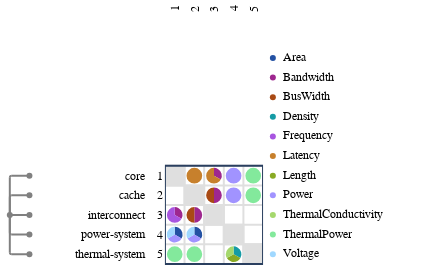

Source (notebook cell):
### Code cell
from ragraph.io.esl import from_esl
graph = from_esl(["./esl"])

import raesl.plot
figure = raesl.plot.mdm(
    graph,
    node_kinds=["component"],
)
figure.write_image("figures/dsm_components.svg")
figure.show()

### Figure 1 — Plotly figure (JSON) as saved in the notebook; plotly's stock layout.template omitted (floating-point values rounded to 4 significant figures)
{"data": [{"hoverinfo": "skip", "marker": {"color": "#FFFFFF", "line": {"color": "#FFFFFF"}}, "mode": "markers", "showlegend": false, "type": "scatter", "x": [0.5], "xaxis": "x", "y": [0.5], "yaxis": "y"}, {"hoverinfo": "skip", "marker": {"color": "#FFFFFF", "line": {"color": "#FFFFFF"}}, "mode": "markers", "showlegend": false, "type": "scatter", "x": [0.5], "xaxis": "x2", "y": [0.5], "yaxis": "y2"}, {"hoverinfo": "skip", "marker": {"color": "#FFFFFF", "line": {"color": "#FFFFFF"}}, "mode": "markers", "showlegend": false, "type": "scatter", "x": [0.5], "xaxis": "x3", "y": [0.5], "yaxis": "y3"}, {"hoverinfo": "skip", "marker": {"color": "#FFFFFF", "line": {"color": "#FFFFFF"}}, "mode": "markers", "showlegend": false, "type": "scatter", "x": [0.5], "xaxis": "x5", "y": [0.5], "yaxis": "y5"}, {"customdata": [{"data": "world.core", "pointtype": "tree_node"}, {"data": "world.cache", "pointtype": "tree_node"}, {"data": "world.interconnect", "pointtype": "tree_node"}, {"data": "world.power-system", "pointtype": "tree_node"}, {"data": "world.thermal-system", "pointtype": "tree_node"}, {"data": "world", "pointtype": "tree_node"}], "hoverinfo": "text", "marker": {"color": "gray"}, "mode": "markers", "showlegend": false, "text": ["world.core", "world.cache", "world.interconnect", "world.power-system", "world.thermal-system", "world"], "type": "scatter", "x": [1, 1, 1, 1, 1, 0], "xaxis": "x6", "y": [4.5, 3.5, 2.5, 1.5, 0.5, 2.5], "yaxis": "y6"}, {"customdata": [{"source": "world.core", "target": "world.interconnect"}], "hoverinfo": "text", "marker": {"color": "#ffffff"}, "mode": "markers", "showlegend": false, "text": ["source: world.core<br>target: world.interconnect<br>Bandwidth: 1.0", "source: world.core<br>target: world.interconnect<br>Frequency: 2.0"], "type": "scatter", "x": [0.6732, 0.3268], "xaxis": "x9", "y": [2.6, 2.4], "yaxis": "y9"}, {"customdata": [{"source": "world.core", "target": "world.power-system"}], "hoverinfo": "text", "marker": {"color": "#ffffff"}, "mode": "markers", "showlegend": false, "text": ["source: world.core<br>target: world.power-system<br>Area: 1.0", "source: world.core<br>target: world.power-system<br>Power: 1.0", "source: world.core<br>target: world.power-system<br>Voltage: 1.0"], "type": "scatter", "x": [0.6732, 0.5, 0.3268], "xaxis": "x9", "y": [1.6, 1.3, 1.6], "yaxis": "y9"}, {"customdata": [{"source": "world.core", "target": "world.thermal-system"}], "hoverinfo": "text", "marker": {"color": "#ffffff"}, "mode": "markers", "showlegend": false, "text": ["source: world.core<br>target: world.thermal-system<br>ThermalPower: 1.0"], "type": "scatter", "x": [0.5], "xaxis": "x9", "y": [0.3], "yaxis": "y9"}, {"customdata": [{"source": "world.cache", "target": "world.core"}], "hoverinfo": "text", "marker": {"color": "#ffffff"}, "mode": "markers", "showlegend": false, "text": ["source: world.cache<br>target: world.core<br>Latency: 2.0"], "type": "scatter", "x": [1.5], "xaxis": "x9", "y": [4.3], "yaxis": "y9"}, {"customdata": [{"source": "world.cache", "target": "world.interconnect"}], "hoverinfo": "text", "marker": {"color": "#ffffff"}, "mode": "markers", "showlegend": false, "text": ["source: world.cache<br>target: world.interconnect<br>Bandwidth: 1.0", "source: world.cache<br>target: world.interconnect<br>BusWidth: 1.0"], "type": "scatter", "x": [1.7, 1.3], "xaxis": "x9", "y": [2.5, 2.5], "yaxis": "y9"}, {"customdata": [{"source": "world.cache", "target": "world.power-system"}], "hoverinfo": "text", "marker": {"color": "#ffffff"}, "mode": "markers", "showlegend": false, "text": ["source: world.cache<br>target: world.power-system<br>Area: 1.0", "source: world.cache<br>target: world.power-system<br>Power: 1.0", "source: world.cache<br>target: world.power-system<br>Voltage: 1.0"], "type": "scatter", "x": [1.673, 1.5, 1.327], "xaxis": "x9", "y": [1.6, 1.3, 1.6], "yaxis": "y9"}, {"customdata": [{"source": "world.cache", "target": "world.thermal-system"}], "hoverinfo": "text", "marker": {"color": "#ffffff"}, "mode": "markers", "showlegend": false, "text": ["source: world.cache<br>target: world.thermal-system<br>ThermalPower: 1.0"], "type": "scatter", "x": [1.5], "xaxis": "x9", "y": [0.3], "yaxis": "y9"}, {"customdata": [{"source": "world.interconnect", "target": "world.core"}], "hoverinfo": "text", "marker": {"color": "#ffffff"}, "mode": "markers", "showlegend": false, "text": ["source: world.interconnect<br>target: world.core<br>Bandwidth: 1.0", "source: world.interconnect<br>target: world.core<br>Latency: 2.0"], "type": "scatter", "x": [2.673, 2.327], "xaxis": "x9", "y": [4.6, 4.4], "yaxis": "y9"}, {"customdata": [{"source": "world.interconnect", "target": "world.cache"}], "hoverinfo": "text", "marker": {"color": "#ffffff"}, "mode": "markers", "showlegend": false, "text": ["source: world.interconnect<br>target: world.cache<br>Bandwidth: 1.0", "source: world.interconnect<br>target: world.cache<br>BusWidth: 1.0"], "type": "scatter", "x": [2.7, 2.3], "xaxis": "x9", "y": [3.5, 3.5], "yaxis": "y9"}, {"customdata": [{"source": "world.power-system", "target": "world.core"}], "hoverinfo": "text", "marker": {"color": "#ffffff"}, "mode": "markers", "showlegend": false, "text": ["source: world.power-system<br>target: world.core<br>Power: 1.0"], "type": "scatter", "x": [3.5], "xaxis": "x9", "y": [4.3], "yaxis": "y9"}, {"customdata": [{"source": "world.power-system", "target": "world.cache"}], "hoverinfo": "text", "marker": {"color": "#ffffff"}, "mode": "markers", "showlegend": false, "text": ["source: world.power-system<br>target: world.cache<br>Power: 1.0"], "type": "scatter", "x": [3.5], "xaxis": "x9", "y": [3.3], "yaxis": "y9"}, {"customdata": [{"source": "world.power-system", "target": "world.thermal-system"}], "hoverinfo": "text", "marker": {"color": "#ffffff"}, "mode": "markers", "showlegend": false, "text": ["source: world.power-system<br>target: world.thermal-system<br>Density: 1.0", "source: world.power-system<br>target: world.thermal-system<br>Length: 1.0", "source: world.power-system<br>target: world.thermal-system<br>ThermalConductivity: 1.0"], "type": "scatter", "x": [3.673, 3.5, 3.327], "xaxis": "x9", "y": [0.6, 0.3, 0.6], "yaxis": "y9"}, {"customdata": [{"source": "world.thermal-system", "target": "world.core"}], "hoverinfo": "text", "marker": {"color": "#ffffff"}, "mode": "markers", "showlegend": false, "text": ["source: world.thermal-system<br>target: world.core<br>ThermalPower: 2.0"], "type": "scatter", "x": [4.5], "xaxis": "x9", "y": [4.3], "yaxis": "y9"}, {"customdata": [{"source": "world.thermal-system", "target": "world.cache"}], "hoverinfo": "text", "marker": {"color": "#ffffff"}, "mode": "markers", "showlegend": false, "text": ["source: world.thermal-system<br>target: world.cache<br>ThermalPower: 2.0"], "type": "scatter", "x": [4.5], "xaxis": "x9", "y": [3.3], "yaxis": "y9"}, {"hoverinfo": "text", "marker": {"color": "#2351a3"}, "mode": "markers", "showlegend": false, "text": ["Area"], "type": "scatter", "x": [0.5], "xaxis": "x10", "y": [10.5], "yaxis": "y10"}, {"hoverinfo": "text", "marker": {"color": "#9e278f"}, "mode": "markers", "showlegend": false, "text": ["Bandwidth"], "type": "scatter", "x": [0.5], "xaxis": "x10", "y": [9.5], "yaxis": "y10"}, {"hoverinfo": "text", "marker": {"color": "#a94a14"}, "mode": "markers", "showlegend": false, "text": ["BusWidth"], "type": "scatter", "x": [0.5], "xaxis": "x10", "y": [8.5], "yaxis": "y10"}, {"hoverinfo": "text", "marker": {"color": "#159ba5"}, "mode": "markers", "showlegend": false, "text": ["Density"], "type": "scatter", "x": [0.5], "xaxis": "x10", "y": [7.5], "yaxis": "y10"}, {"hoverinfo": "text", "marker": {"color": "#a855e0"}, "mode": "markers", "showlegend": false, "text": ["Frequency"], "type": "scatter", "x": [0.5], "xaxis": "x10", "y": [6.5], "yaxis": "y10"}, {"hoverinfo": "text", "marker": {"color": "#c7802c"}, "mode": "markers", "showlegend": false, "text": ["Latency"], "type": "scatter", "x": [0.5], "xaxis": "x10", "y": [5.5], "yaxis": "y10"}, {"hoverinfo": "text", "marker": {"color": "#89aa24"}, "mode": "markers", "showlegend": false, "text": ["Length"], "type": "scatter", "x": [0.5], "xaxis": "x10", "y": [4.5], "yaxis": "y10"}, {"hoverinfo": "text", "marker": {"color": "#a193ff"}, "mode": "markers", "showlegend": false, "text": ["Power"], "type": "scatter", "x": [0.5], "xaxis": "x10", "y": [3.5], "yaxis": "y10"}, {"hoverinfo": "text", "marker": {"color": "#a5d86d"}, "mode": "markers", "showlegend": false, "text": ["ThermalConductivity"], "type": "scatter", "x": [0.5], "xaxis": "x10", "y": [2.5], "yaxis": "y10"}, {"hoverinfo": "text", "marker": {"color": "#83e99c"}, "mode": "markers", "showlegend": false, "text": ["ThermalPower"], "type": "scatter", "x": [0.5], "xaxis": "x10", "y": [1.5], "yaxis": "y10"}, {"hoverinfo": "text", "marker": {"color": "#a0d8ff"}, "mode": "markers", "showlegend": false, "text": ["Voltage"], "type": "scatter", "x": [0.5], "xaxis": "x10", "y": [0.5], "yaxis": "y10"}, {"hoverinfo": "text", "mode": "text", "showlegend": false, "text": ["Area", "Bandwidth", "BusWidth", "Density", "Frequency", "Latency", "Length", "Power", "ThermalConductivity", "ThermalPower", "Voltage"], "textfont": {"color": "black", "family": "Fira Code,Hack,Courier New,monospace", "size": 12}, "textposition": "middle right", "type": "scatter", "x": [1, 1, 1, 1, 1, 1, 1, 1, 1, 1, 1], "xaxis": "x10", "y": [10.5, 9.5, 8.5, 7.5, 6.5, 5.5, 4.5, 3.5, 2.5, 1.5, 0.5], "yaxis": "y10"}], "layout": {"annotations": [{"font": {"color": "black", "family": "Fira Code,Hack,Courier New,monospace", "size": 12}, "showarrow": false, "text": "1", "textangle": -90, "x": 0.5, "xref": "x4", "y": -0.3301, "yanchor": "bottom", "yref": "y", "yshift": 0}, {"font": {"color": "black", "family": "Fira Code,Hack,Courier New,monospace", "size": 12}, "showarrow": false, "text": "2", "textangle": -90, "x": 1.5, "xref": "x4", "y": -0.3301, "yanchor": "bottom", "yref": "y", "yshift": 0}, {"font": {"color": "black", "family": "Fira Code,Hack,Courier New,monospace", "size": 12}, "showarrow": false, "text": "3", "textangle": -90, "x": 2.5, "xref": "x4", "y": -0.3301, "yanchor": "bottom", "yref": "y", "yshift": 0}, {"font": {"color": "black", "family": "Fira Code,Hack,Courier New,monospace", "size": 12}, "showarrow": false, "text": "4", "textangle": -90, "x": 3.5, "xref": "x4", "y": -0.3301, "yanchor": "bottom", "yref": "y", "yshift": 0}, {"font": {"color": "black", "family": "Fira Code,Hack,Courier New,monospace", "size": 12}, "showarrow": false, "text": "5", "textangle": -90, "x": 4.5, "xref": "x4", "y": -0.3301, "yanchor": "bottom", "yref": "y", "yshift": 0}, {"font": {"color": "black", "family": "Fira Code,Hack,Courier New,monospace", "size": 12}, "showarrow": false, "text": "core", "textangle": 0, "x": 2.772, "xanchor": "right", "xref": "x7", "y": 4.5, "yref": "y6", "yshift": 0}, {"font": {"color": "black", "family": "Fira Code,Hack,Courier New,monospace", "size": 12}, "showarrow": false, "text": "cache", "textangle": 0, "x": 2.772, "xanchor": "right", "xref": "x7", "y": 3.5, "yref": "y6", "yshift": 0}, {"font": {"color": "black", "family": "Fira Code,Hack,Courier New,monospace", "size": 12}, "showarrow": false, "text": "interconnect", "textangle": 0, "x": 2.772, "xanchor": "right", "xref": "x7", "y": 2.5, "yref": "y6", "yshift": 0}, {"font": {"color": "black", "family": "Fira Code,Hack,Courier New,monospace", "size": 12}, "showarrow": false, "text": "power-system", "textangle": 0, "x": 2.772, "xanchor": "right", "xref": "x7", "y": 1.5, "yref": "y6", "yshift": 0}, {"font": {"color": "black", "family": "Fira Code,Hack,Courier New,monospace", "size": 12}, "showarrow": false, "text": "thermal-system", "textangle": 0, "x": 2.772, "xanchor": "right", "xref": "x7", "y": 0.5, "yref": "y6", "yshift": 0}, {"font": {"color": "black", "family": "Fira Code,Hack,Courier New,monospace", "size": 12}, "showarrow": false, "text": "1", "textangle": 0, "x": 0.4301, "xanchor": "right", "xref": "x8", "y": 4.5, "yref": "y6", "yshift": 0}, {"font": {"color": "black", "family": "Fira Code,Hack,Courier New,monospace", "size": 12}, "showarrow": false, "text": "2", "textangle": 0, "x": 0.4301, "xanchor": "right", "xref": "x8", "y": 3.5, "yref": "y6", "yshift": 0}, {"font": {"color": "black", "family": "Fira Code,Hack,Courier New,monospace", "size": 12}, "showarrow": false, "text": "3", "textangle": 0, "x": 0.4301, "xanchor": "right", "xref": "x8", "y": 2.5, "yref": "y6", "yshift": 0}, {"font": {"color": "black", "family": "Fira Code,Hack,Courier New,monospace", "size": 12}, "showarrow": false, "text": "4", "textangle": 0, "x": 0.4301, "xanchor": "right", "xref": "x8", "y": 1.5, "yref": "y6", "yshift": 0}, {"font": {"color": "black", "family": "Fira Code,Hack,Courier New,monospace", "size": 12}, "showarrow": false, "text": "5", "textangle": 0, "x": 0.4301, "xanchor": "right", "xref": "x8", "y": 0.5, "yref": "y6", "yshift": 0}], "autosize": false, "height": 278.2, "hovermode": "closest", "margin": {"b": 0, "l": 0, "pad": 0, "r": 8, "t": 0}, "modebar": {"orientation": "h"}, "paper_bgcolor": "rgba(256,256,256,1)", "plot_bgcolor": "rgba(256,256,256,0)", "shapes": [{"line": {"color": "gray", "dash": "solid", "width": 2}, "type": "line", "x0": 0, "x1": 0, "xref": "x6", "y0": 2.5, "y1": 4.4, "yref": "y6"}, {"line": {"color": "gray", "dash": "solid", "width": 2}, "path": "M 0 4.4 Q 0 4.5 0.1 4.5", "type": "path", "xref": "x6", "yref": "y6"}, {"line": {"color": "gray", "dash": "solid", "width": 2}, "type": "line", "x0": 0.1, "x1": 1, "xref": "x6", "y0": 4.5, "y1": 4.5, "yref": "y6"}, {"line": {"color": "gray", "dash": "solid", "width": 2}, "type": "line", "x0": 0, "x1": 0, "xref": "x6", "y0": 2.5, "y1": 3.4, "yref": "y6"}, {"line": {"color": "gray", "dash": "solid", "width": 2}, "path": "M 0 3.4 Q 0 3.5 0.1 3.5", "type": "path", "xref": "x6", "yref": "y6"}, {"line": {"color": "gray", "dash": "solid", "width": 2}, "type": "line", "x0": 0.1, "x1": 1, "xref": "x6", "y0": 3.5, "y1": 3.5, "yref": "y6"}, {"line": {"color": "gray", "dash": "solid", "width": 2}, "type": "line", "x0": 0, "x1": 1, "xref": "x6", "y0": 2.5, "y1": 2.5, "yref": "y6"}, {"line": {"color": "gray", "dash": "solid", "width": 2}, "type": "line", "x0": 0, "x1": 0, "xref": "x6", "y0": 2.5, "y1": 1.6, "yref": "y6"}, {"line": {"color": "gray", "dash": "solid", "width": 2}, "path": "M 0 1.6 Q 0 1.5 0.1 1.5", "type": "path", "xref": "x6", "yref": "y6"}, {"line": {"color": "gray", "dash": "solid", "width": 2}, "type": "line", "x0": 0.1, "x1": 1, "xref": "x6", "y0": 1.5, "y1": 1.5, "yref": "y6"}, {"line": {"color": "gray", "dash": "solid", "width": 2}, "type": "line", "x0": 0, "x1": 0, "xref": "x6", "y0": 2.5, "y1": 0.6, "yref": "y6"}, {"line": {"color": "gray", "dash": "solid", "width": 2}, "path": "M 0 0.6 Q 0 0.5 0.1 0.5", "type": "path", "xref": "x6", "yref": "y6"}, {"line": {"color": "gray", "dash": "solid", "width": 2}, "type": "line", "x0": 0.1, "x1": 1, "xref": "x6", "y0": 0.5, "y1": 0.5, "yref": "y6"}, {"line": {"color": "#dfdfdf", "dash": "solid", "width": 2}, "type": "line", "x0": 0, "x1": 5, "xref": "x9", "y0": 0, "y1": 0, "yref": "y6"}, {"line": {"color": "#dfdfdf", "dash": "solid", "width": 2}, "type": "line", "x0": 0, "x1": 5, "xref": "x9", "y0": 1, "y1": 1, "yref": "y6"}, {"line": {"color": "#dfdfdf", "dash": "solid", "width": 2}, "type": "line", "x0": 0, "x1": 5, "xref": "x9", "y0": 2, "y1": 2, "yref": "y6"}, {"line": {"color": "#dfdfdf", "dash": "solid", "width": 2}, "type": "line", "x0": 0, "x1": 5, "xref": "x9", "y0": 3, "y1": 3, "yref": "y6"}, {"line": {"color": "#dfdfdf", "dash": "solid", "width": 2}, "type": "line", "x0": 0, "x1": 5, "xref": "x9", "y0": 4, "y1": 4, "yref": "y6"}, {"line": {"color": "#dfdfdf", "dash": "solid", "width": 2}, "type": "line", "x0": 0, "x1": 5, "xref": "x9", "y0": 5, "y1": 5, "yref": "y6"}, {"line": {"color": "#dfdfdf", "dash": "solid", "width": 2}, "type": "line", "x0": 0, "x1": 0, "xref": "x9", "y0": 0, "y1": 5, "yref": "y6"}, {"line": {"color": "#dfdfdf", "dash": "solid", "width": 2}, "type": "line", "x0": 1, "x1": 1, "xref": "x9", "y0": 0, "y1": 5, "yref": "y6"}, {"line": {"color": "#dfdfdf", "dash": "solid", "width": 2}, "type": "line", "x0": 2, "x1": 2, "xref": "x9", "y0": 0, "y1": 5, "yref": "y6"}, {"line": {"color": "#dfdfdf", "dash": "solid", "width": 2}, "type": "line", "x0": 3, "x1": 3, "xref": "x9", "y0": 0, "y1": 5, "yref": "y6"}, {"line": {"color": "#dfdfdf", "dash": "solid", "width": 2}, "type": "line", "x0": 4, "x1": 4, "xref": "x9", "y0": 0, "y1": 5, "yref": "y6"}, {"line": {"color": "#dfdfdf", "dash": "solid", "width": 2}, "type": "line", "x0": 5, "x1": 5, "xref": "x9", "y0": 0, "y1": 5, "yref": "y6"}, {"fillcolor": "#dfdfdf", "layer": "below", "line": {"color": "#dfdfdf"}, "type": "rect", "x0": 0, "x1": 1, "xref": "x9", "y0": 4, "y1": 5, "yref": "y6"}, {"fillcolor": "#dfdfdf", "layer": "below", "line": {"color": "#dfdfdf"}, "type": "rect", "x0": 1, "x1": 2, "xref": "x9", "y0": 3, "y1": 4, "yref": "y6"}, {"fillcolor": "#dfdfdf", "layer": "below", "line": {"color": "#dfdfdf"}, "type": "rect", "x0": 2, "x1": 3, "xref": "x9", "y0": 2, "y1": 3, "yref": "y6"}, {"fillcolor": "#dfdfdf", "layer": "below", "line": {"color": "#dfdfdf"}, "type": "rect", "x0": 3, "x1": 4, "xref": "x9", "y0": 1, "y1": 2, "yref": "y6"}, {"fillcolor": "#dfdfdf", "layer": "below", "line": {"color": "#dfdfdf"}, "type": "rect", "x0": 4, "x1": 5, "xref": "x9", "y0": 0, "y1": 1, "yref": "y6"}, {"fillcolor": "#9e278f", "line": {"width": 0}, "path": "M 0.5 2.5 L 0.846 2.3 Q 0.929 2.443 0.886 2.604 Q 0.843 2.764 0.7 2.846 Q 0.607 2.9 0.5 2.9 Z", "type": "path", "xref": "x9", "yref": "y6"}, {"fillcolor": "#a855e0", "line": {"width": 0}, "path": "M 0.5 2.5 L 0.5 2.9 Q 0.334 2.9 0.217 2.783 Q 0.1 2.666 0.1 2.5 Q 0.1 2.334 0.217 2.217 Q 0.334 2.1 0.5 2.1 Q 0.666 2.1 0.783 2.217 Q 0.82 2.254 0.846 2.3 Z", "type": "path", "xref": "x9", "yref": "y6"}, {"fillcolor": "#2351a3", "line": {"width": 0}, "path": "M 0.5 1.5 L 0.846 1.3 Q 0.929 1.443 0.886 1.604 Q 0.843 1.764 0.7 1.846 Q 0.607 1.9 0.5 1.9 Z", "type": "path", "xref": "x9", "yref": "y6"}, {"fillcolor": "#a193ff", "line": {"width": 0}, "path": "M 0.5 1.5 L 0.15400000000000003 1.3 Q 0.236 1.157 0.396 1.114 Q 0.557 1.071 0.7 1.154 Q 0.793 1.207 0.846 1.3 Z", "type": "path", "xref": "x9", "yref": "y6"}, {"fillcolor": "#a0d8ff", "line": {"width": 0}, "path": "M 0.5 1.5 L 0.5 1.9 Q 0.334 1.9 0.217 1.783 Q 0.1 1.666 0.1 1.5 Q 0.1 1.393 0.154 1.3 Z", "type": "path", "xref": "x9", "yref": "y6"}, {"fillcolor": "#83e99c", "line": {"width": 0}, "path": "M 0.5 0.5 L 0.5 0.9 Q 0.334 0.9 0.217 0.783 Q 0.1 0.666 0.1 0.5 Q 0.1 0.334 0.217 0.217 Q 0.334 0.1 0.5 0.1 Q 0.666 0.1 0.783 0.217 Q 0.9 0.334 0.9 0.5 Q 0.9 0.666 0.783 0.783 Q 0.666 0.9 0.5 0.9 Z", "type": "path", "xref": "x9", "yref": "y6"}, {"fillcolor": "#c7802c", "line": {"width": 0}, "path": "M 1.5 4.5 L 1.5 4.9 Q 1.334 4.9 1.217 4.783 Q 1.1 4.666 1.1 4.5 Q 1.1 4.334 1.217 4.217 Q 1.334 4.1 1.5 4.1 Q 1.666 4.1 1.783 4.217 Q 1.9 4.334 1.9 4.5 Q 1.9 4.666 1.783 4.783 Q 1.666 4.9 1.5 4.9 Z", "type": "path", "xref": "x9", "yref": "y6"}, {"fillcolor": "#9e278f", "line": {"width": 0}, "path": "M 1.5 2.5 L 1.5 2.1 Q 1.666 2.1 1.783 2.217 Q 1.9 2.334 1.9 2.5 Q 1.9 2.666 1.783 2.783 Q 1.666 2.9 1.5 2.9 Z", "type": "path", "xref": "x9", "yref": "y6"}, {"fillcolor": "#a94a14", "line": {"width": 0}, "path": "M 1.5 2.5 L 1.5 2.9 Q 1.334 2.9 1.217 2.783 Q 1.1 2.666 1.1 2.5 Q 1.1 2.334 1.217 2.217 Q 1.334 2.1 1.5 2.1 Z", "type": "path", "xref": "x9", "yref": "y6"}, {"fillcolor": "#2351a3", "line": {"width": 0}, "path": "M 1.5 1.5 L 1.846 1.3 Q 1.929 1.443 1.886 1.604 Q 1.843 1.764 1.7 1.846 Q 1.607 1.9 1.5 1.9 Z", "type": "path", "xref": "x9", "yref": "y6"}, {"fillcolor": "#a193ff", "line": {"width": 0}, "path": "M 1.5 1.5 L 1.154 1.3 Q 1.236 1.157 1.396 1.114 Q 1.557 1.071 1.7 1.154 Q 1.793 1.207 1.846 1.3 Z", "type": "path", "xref": "x9", "yref": "y6"}, {"fillcolor": "#a0d8ff", "line": {"width": 0}, "path": "M 1.5 1.5 L 1.5 1.9 Q 1.334 1.9 1.217 1.783 Q 1.1 1.666 1.1 1.5 Q 1.1 1.393 1.154 1.3 Z", "type": "path", "xref": "x9", "yref": "y6"}, {"fillcolor": "#83e99c", "line": {"width": 0}, "path": "M 1.5 0.5 L 1.5 0.9 Q 1.334 0.9 1.217 0.783 Q 1.1 0.666 1.1 0.5 Q 1.1 0.334 1.217 0.217 Q 1.334 0.1 1.5 0.1 Q 1.666 0.1 1.783 0.217 Q 1.9 0.334 1.9 0.5 Q 1.9 0.666 1.783 0.783 Q 1.666 0.9 1.5 0.9 Z", "type": "path", "xref": "x9", "yref": "y6"}, {"fillcolor": "#9e278f", "line": {"width": 0}, "path": "M 2.5 4.5 L 2.846 4.3 Q 2.929 4.443 2.886 4.604 Q 2.843 4.764 2.7 4.846 Q 2.607 4.9 2.5 4.9 Z", "type": "path", "xref": "x9", "yref": "y6"}, {"fillcolor": "#c7802c", "line": {"width": 0}, "path": "M 2.5 4.5 L 2.5 4.9 Q 2.334 4.9 2.217 4.783 Q 2.1 4.666 2.1 4.5 Q 2.1 4.334 2.217 4.217 Q 2.334 4.1 2.5 4.1 Q 2.666 4.1 2.783 4.217 Q 2.82 4.254 2.846 4.3 Z", "type": "path", "xref": "x9", "yref": "y6"}, {"fillcolor": "#9e278f", "line": {"width": 0}, "path": "M 2.5 3.5 L 2.5 3.1 Q 2.666 3.1 2.783 3.217 Q 2.9 3.334 2.9 3.5 Q 2.9 3.666 2.783 3.783 Q 2.666 3.9 2.5 3.9 Z", "type": "path", "xref": "x9", "yref": "y6"}, {"fillcolor": "#a94a14", "line": {"width": 0}, "path": "M 2.5 3.5 L 2.5 3.9 Q 2.334 3.9 2.217 3.783 Q 2.1 3.666 2.1 3.5 Q 2.1 3.334 2.217 3.217 Q 2.334 3.1 2.5 3.1 Z", "type": "path", "xref": "x9", "yref": "y6"}, {"fillcolor": "#a193ff", "line": {"width": 0}, "path": "M 3.5 4.5 L 3.5 4.9 Q 3.334 4.9 3.217 4.783 Q 3.1 4.666 3.1 4.5 Q 3.1 4.334 3.217 4.217 Q 3.334 4.1 3.5 4.1 Q 3.666 4.1 3.783 4.217 Q 3.9 4.334 3.9 4.5 Q 3.9 4.666 3.783 4.783 Q 3.666 4.9 3.5 4.9 Z", "type": "path", "xref": "x9", "yref": "y6"}, {"fillcolor": "#a193ff", "line": {"width": 0}, "path": "M 3.5 3.5 L 3.5 3.9 Q 3.334 3.9 3.217 3.783 Q 3.1 3.666 3.1 3.5 Q 3.1 3.334 3.217 3.217 Q 3.334 3.1 3.5 3.1 Q 3.666 3.1 3.783 3.217 Q 3.9 3.334 3.9 3.5 Q 3.9 3.666 3.783 3.783 Q 3.666 3.9 3.5 3.9 Z", "type": "path", "xref": "x9", "yref": "y6"}, {"fillcolor": "#159ba5", "line": {"width": 0}, "path": "M 3.5 0.5 L 3.846 0.3 Q 3.929 0.443 3.886 0.604 Q 3.843 0.764 3.7 0.846 Q 3.607 0.9 3.5 0.9 Z", "type": "path", "xref": "x9", "yref": "y6"}, {"fillcolor": "#89aa24", "line": {"width": 0}, "path": "M 3.5 0.5 L 3.154 0.3 Q 3.236 0.157 3.396 0.114 Q 3.557 0.071 3.7 0.154 Q 3.793 0.207 3.846 0.3 Z", "type": "path", "xref": "x9", "yref": "y6"}, {"fillcolor": "#a5d86d", "line": {"width": 0}, "path": "M 3.5 0.5 L 3.5 0.9 Q 3.334 0.9 3.217 0.783 Q 3.1 0.666 3.1 0.5 Q 3.1 0.393 3.154 0.3 Z", "type": "path", "xref": "x9", "yref": "y6"}, {"fillcolor": "#83e99c", "line": {"width": 0}, "path": "M 4.5 4.5 L 4.5 4.9 Q 4.334 4.9 4.217 4.783 Q 4.1 4.666 4.1 4.5 Q 4.1 4.334 4.217 4.217 Q 4.334 4.1 4.5 4.1 Q 4.666 4.1 4.783 4.217 Q 4.9 4.334 4.9 4.5 Q 4.9 4.666 4.783 4.783 Q 4.666 4.9 4.5 4.9 Z", "type": "path", "xref": "x9", "yref": "y6"}, {"fillcolor": "#83e99c", "line": {"width": 0}, "path": "M 4.5 3.5 L 4.5 3.9 Q 4.334 3.9 4.217 3.783 Q 4.1 3.666 4.1 3.5 Q 4.1 3.334 4.217 3.217 Q 4.334 3.1 4.5 3.1 Q 4.666 3.1 4.783 3.217 Q 4.9 3.334 4.9 3.5 Q 4.9 3.666 4.783 3.783 Q 4.666 3.9 4.5 3.9 Z", "type": "path", "xref": "x9", "yref": "y6"}, {"type": "rect", "x0": 0, "x1": 5, "xref": "x9", "y0": 0, "y1": 5, "yref": "y6"}], "width": 425.0, "xaxis": {"anchor": "y", "automargin": false, "autorange": false, "domain": [0, 0.09412], "matches": "x6", "range": [-0.5, 1.5], "scaleanchor": "y", "scaleratio": 1, "showticklabels": false}, "xaxis10": {"anchor": "y10", "automargin": false, "domain": [0.6308, 1], "range": [0, 7.846], "scaleanchor": "y", "showgrid": false, "showline": false, "showticklabels": false, "zeroline": false}, "xaxis2": {"anchor": "y2", "automargin": false, "autorange": false, "domain": [0.09412, 0.355], "matches": "x7", "range": [-2.772, 2.772], "scaleanchor": "y", "scaleratio": 1, "showticklabels": false}, "xaxis3": {"anchor": "y3", "automargin": false, "autorange": false, "domain": [0.355, 0.3955], "matches": "x8", "range": [-0.4301, 0.4301], "scaleanchor": "y", "scaleratio": 1, "showticklabels": false}, "xaxis4": {"anchor": "y4", "automargin": false, "domain": [0.3955, 0.6308], "matches": "x9", "range": [0, 5], "scaleanchor": "y", "showgrid": false, "showline": false, "showticklabels": false, "zeroline": false}, "xaxis5": {"anchor": "y5", "automargin": false, "autorange": false, "domain": [0.6308, 1], "matches": "x10", "range": [0, 7.846], "scaleanchor": "y", "scaleratio": 1, "showticklabels": false}, "xaxis6": {"anchor": "y6", "automargin": false, "autorange": false, "domain": [0, 0.09412], "range": [-0.5, 1.5], "scaleanchor": "y", "scaleratio": 1, "showgrid": false, "showline": false, "showticklabels": false, "zeroline": false}, "xaxis7": {"anchor": "y7", "automargin": false, "domain": [0.09412, 0.355], "range": [-2.772, 2.772], "scaleanchor": "y", "scaleratio": 1, "showgrid": false, "showline": false, "showticklabels": false, "zeroline": false}, "xaxis8": {"anchor": "y8", "automargin": false, "domain": [0.355, 0.3955], "range": [-0.4301, 0.4301], "scaleanchor": "y", "scaleratio": 1, "showgrid": false, "showline": false, "showticklabels": false, "zeroline": false}, "xaxis9": {"anchor": "y9", "automargin": false, "domain": [0.3955, 0.6308], "range": [0, 5], "scaleanchor": "y", "scaleratio": 1, "showgrid": false, "showline": false, "showticklabels": false, "zeroline": false}, "yaxis": {"anchor": "x", "automargin": false, "autorange": false, "domain": [0.9478, 1], "range": [-0.3301, 0.3301], "showticklabels": false}, "yaxis10": {"anchor": "x10", "automargin": false, "autorange": false, "domain": [0, 0.9478], "matches": "y6", "range": [0, 12], "scaleratio": 1, "showgrid": false, "showline": false, "showticklabels": false, "zeroline": false}, "yaxis2": {"anchor": "x2", "automargin": false, "autorange": false, "domain": [0.9478, 1], "matches": "y", "range": [-0.3301, 0.3301], "showticklabels": false}, "yaxis3": {"anchor": "x3", "automargin": false, "autorange": false, "domain": [0.9478, 1], "matches": "y", "range": [-0.3301, 0.3301], "showticklabels": false}, "yaxis4": {"anchor": "x4", "automargin": false, "autorange": false, "domain": [0.9478, 1], "matches": "y", "range": [-0.3301, 0.3301], "scaleanchor": "x", "scaleratio": 1, "showgrid": false, "showline": false, "showticklabels": false, "zeroline": false}, "yaxis5": {"anchor": "x5", "automargin": false, "autorange": false, "domain": [0.9478, 1], "matches": "y", "range": [-0.3301, 0.3301], "showticklabels": false}, "yaxis6": {"anchor": "x6", "automargin": false, "autorange": false, "domain": [0, 0.9478], "range": [0, 12], "scaleanchor": "x", "scaleratio": 1, "showgrid": true, "showline": false, "showticklabels": false, "zeroline": false}, "yaxis7": {"anchor": "x7", "automargin": false, "autorange": false, "domain": [0, 0.9478], "matches": "y6", "range": [0, 12], "scaleratio": 1, "showgrid": false, "showline": false, "showticklabels": false, "zeroline": false}, "yaxis8": {"anchor": "x8", "automargin": false, "autorange": false, "domain": [0, 0.9478], "matches": "y6", "range": [0, 12], "scaleratio": 1, "showgrid": false, "showline": false, "showticklabels": false, "zeroline": false}, "yaxis9": {"anchor": "x9", "automargin": false, "autorange": false, "domain": [0, 0.9478], "matches": "y6", "range": [0, 12], "scaleratio": 1, "showgrid": false, "showline": false, "showticklabels": false, "zeroline": false}}}
